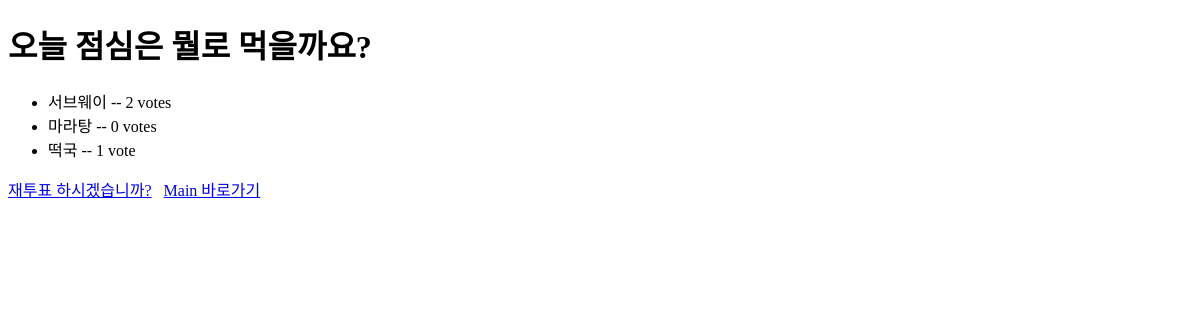
Page /livepolls/1/results/ on the earlier database version.
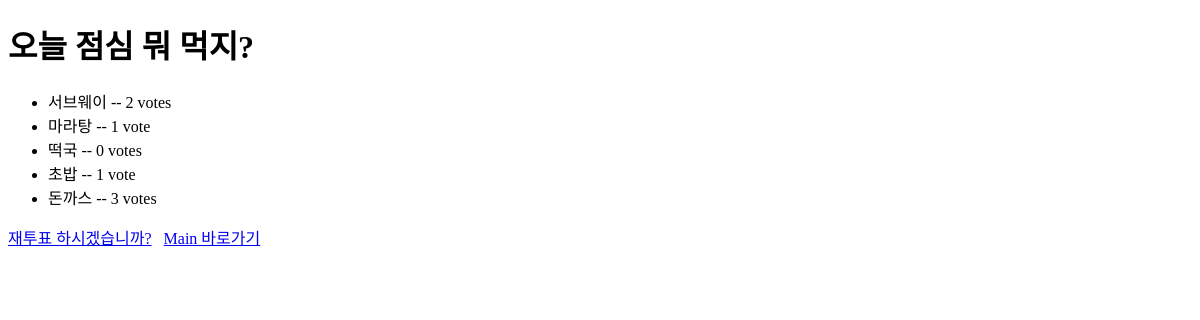
Same page on the later database version.
### ProjectRoot/livepolls/models.py (models this page shows, shortened)
class Question(models.Model):
    question_text = models.CharField(max_length=200) # varchar(200)
    pub_date = models.DateTimeField('date published') # datetime, 문자열은 일종의 설명문
    '''
    객체를 문자열로 표현할 때 사용한다. 해당 함수를 정의하지 않으면
    테이블명이 제대로 표시되지 않는다.
    '''

class Choice(models.Model):
    question = models.ForeignKey(Question, on_delete=models.CASCADE) # 외래키 설정. cascade 설정시 부모와 자식 동시에 삭제
    choice_text = models.CharField(max_length=200) # varchar(200), 답변항목
    votes = models.IntegerField(default=0) # Integer, 투표수

### ProjectRoot/livepolls/views.py (the view)
# urls.py: path('<int:question_id>/results/', views.results, name='results'), # /livepolls/일련번호/results/
def results(request, question_id):
    question = get_object_or_404(Question, pk=question_id)
    return render(request,'livepolls/results.html',{'question':question})

### ProjectRoot/livepolls/templates/livepolls/results.html (shortened to what this page needs)
<!DOCTYPE html>
<html lang="en">
<head>
</head>
<body>
    <h1>{{ question.question_text }}</h1>
    <ul>
    {% for choice in question.choice_set.all %}
        <li>{{ choice.choice_text }} -- {{ choice.votes }}
            vote{{ choice.votes|pluralize }}</li>
    {% endfor %}
    </ul>
    <a href="{% url 'livepolls:detail' question.id %}">재투표 하시겠습니까?</a>
    <a href="/">Main 바로가기</a>
</body>
</html>

Differences in the rows shown:
changed Question: question_text "오늘 점심은 뭘로 먹을까요?" → "오늘 점심 뭐 먹지?"
changed Choice "마라탕": votes "0" → "1"
changed Choice "떡국": votes "1" → "0"
added Choice: choice_text "초밥", votes "1"
now on this page (row edited): Choice: choice_text "돈까스", votes "3"
